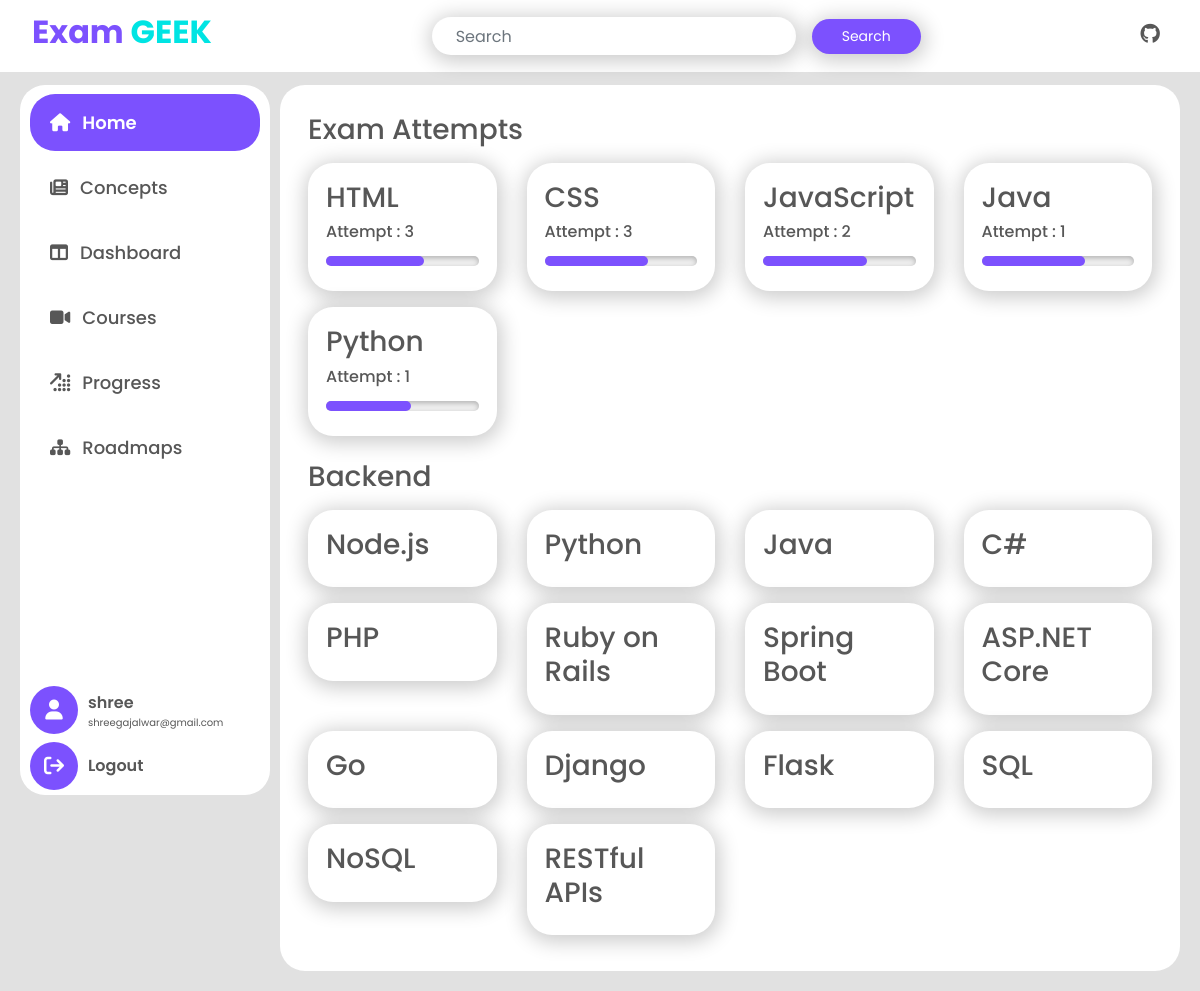
The app's page /progress/ (signed in) with its own data.
### examapp/models.py (models this page shows, shortened)
class UserExam(models.Model):
    user = models.ForeignKey(User, on_delete=models.CASCADE)
    exam = models.ForeignKey(Exam, on_delete=models.CASCADE)
    score = models.IntegerField(default=0,null=True,blank=True)
    attempts = models.IntegerField(default=1)

class Exam(models.Model):
    title = models.ForeignKey(Skills,on_delete=models.CASCADE)
    description = models.TextField(null=True)

class Skills(models.Model):
    skill = models.CharField(max_length=255)
    def __str__(self):
        return self.skill

class RoadMapList(models.Model):
    roadmap_name = models.CharField(max_length=255)
    skill = models.ManyToManyField(Skills)
    def __str__(self):
        return str(self.roadmap_name)

### examapp/views.py (the view)
# urls.py: path('progress/', views.progress, name='progress'),
@login_required
def progress(request):
    user = request.user
    roadmap = RoadMap.objects.get(user=user)
    skill = []
    if roadmap.roadmap != None:
        skillset = RoadMapList.objects.get(roadmap_name=roadmap.roadmap)
        skill = skillset.skill.all()
    user_exams = UserExam.objects.filter(user=user)
    if request.method == 'POST':
        form = ProfileForm(request.POST, instance=user.profile)
        if form.is_valid():
            form.save()
            return redirect('profile')
    else:
        form = ProfileForm(instance=user.profile)
    return render(request, 'examapp/progress.html', {
        'form': form,
        'user_exams': user_exams,
        "roadmap": roadmap.roadmap,
        "skillset": skill
    })

### examapp/forms.py
class ProfileForm(forms.ModelForm):
    class Meta:
        model = Profile
        fields = ['bio', 'location', 'birth_date']

### examapp/templates/examapp/progress.html (shortened to what this page needs)
{% extends 'base.html' %}
{% block content %}
    {% include 'sidebar.html'%}
    <div class="content">
        <div class="p-2">
            <h3 class="">Exam Attempts</h3>
            <div class="card-wrapper">
                <div class="row">
                    {% for user_exam in user_exams %}
                    <div class="col-md-3 my-2">
                        <div class="card p-2">
                            <div class="card-body">
                                <h3>{{ user_exam.exam.title.skill }}</h3>
                                <h6>Attempt : {{user_exam.attempts}}</h6>
                                <progress id="file" value="{{ user_exam.score }}" title="{{ user_exam.score }} % completed" max="100"> 32% </progress>
                            </div>
                        </div>
                    </div>
                    {% endfor %}
                </div>
            </div>
        </div>
        <div class="p-2">
            <h3>{{roadmap}}</h3>
            <div class="row">
            {% for user_exam in skillset %}
                <div class="col-md-3 my-2 col-sm-12">
                    <div class="card p-2">
                        <div class="card-body">
                            <div class="d-flex justify-content-between">
                                <h3>{{ user_exam }}</h3>
                            </div>
                        </div>
                    </div>
                </div>
            {% endfor %}
            </div>
        </div>
    </div>
{% endblock %}

### examapp/templates/sidebar.html (shortened to what this page needs)
<div class="sidebar">
   <div class="d-flex flex-column side-link">
       <a class="home " data-id="home" href="{% url 'home'%}"><i class="fa-solid fa-house"></i> <span>Home</span></a>
       <a class="news " data-id="news" href="{% url 'concepts' %}"><i class="fa-solid fa-newspaper"></i><span>Concepts</span></a>
       <a class="dashboard " data-id="dashboard" href="{% url 'dashboard' %}"><i class="fa-solid fa-table-columns"></i><span>Dashboard</span></a>
       <a class="courses" data-id="courses" href="{% url 'courses'%}"><i class="fa-solid fa-video"></i><span>Courses</span></a>
       <a class="profile" data-id="profile" href="{% url 'progress'%}"> <i class="fa-solid fa-arrow-up-right-dots"></i> <span>Progress</span></a>
       <a class="roadmaps" data-id="roadmaps" href="{% url 'roadmaps'%}"><i class="fa-solid fa-sitemap"></i><span>Roadmaps</span></a>
   </div>
   <div class="d-flex flex-column ">
        <div class="sidebar-profile mb-2">
            <div class="sidebar-profile-icon">
                <i class="fa-solid fa-user"></i>
            </div>
            <div class="sidebar-profile-content">
                <span class="sidebar-profile-name">{{ user.username }}</span>
                <span class="sidebar-profile-email">{{ user.email }}</span>
            </div>
        </div>
        <div class="sidebar-logout">
            <div class="sidebar-profile-icon">
                <a class="settings" data-id="settings" href="{% url 'logout'%}"><i class="fa-solid fa-arrow-right-from-bracket"></i></a>
            </div>
            <div class="sidebar-profile-content">
                <span class="sidebar-profile-name">Logout</span>
            </div>
        </div>
   </div>
</div>

### examapp/static/examapp/style.css (style rules this page uses)
body { font-family: 'Poppins', sans-serif; background-color: #e1e1e1; color: #575757; }
a { text-decoration: none; }
progress { -webkit-appearance: none; appearance: none; width: 250px; max-width: 100%; height: 10px; }
.sidebar { height: calc(100vh - 90px); width: 250px; position: fixed; background-color: #fff; padding: 5px 10px; color: #575757; border-radius: 25px; display: flex; flex-direction: column; justify-content: space-between; transition: all 0.5s; z-index: 5; }
.sidebar .side-link a { padding: 15px 20px; text-decoration: none; font-size: 18px; color: #575757; display: flex; align-items: center; gap: 12px; border-right: 5px solid transparent; transition: all 0.9s; border-radius: 25px; font-weight: 500; margin: 4px 0px; cursor: pointer; }
.sidebar .side-link a.active { background-color: #7c51fe; color: #fff; font-weight: 600; }
.content { margin-top: 15px; margin-left: 260px; padding: 20px; background-color: #fff; border-radius: 25px; }
.sidebar-logout, .sidebar-profile { display: flex; gap: 10px; }
.sidebar-profile-icon { display: flex; justify-content: center; align-items: center; height: 3rem; width: 3rem; background-color: #7c51fe; color: #fff; font-size: 20px; border-radius: 50%; }
.sidebar-profile-icon a { color: #ffffff; cursor: pointer; }
.sidebar-profile-content { display: flex; flex-direction: column; align-items: flex-start; justify-content: center; }
.sidebar-profile-name { font-size: 16px; font-weight: 600; }
.sidebar-profile-email { margin-top: 0px; margin-bottom: 0px; font-size: 10px; }
.card { box-shadow: 1px 3px 20px 4px rgba(0, 0, 0, 0.2); border: none; border-radius: 25px; }
.card-body { padding: 10px; }

### examapp/static/examapp/css/glass_notify.css (style rules this page uses)
body { min-height: 100vh; }

### records on screen
UserExam: exam.title.skill "HTML", attempts "3", score 64 (drawn)
UserExam: exam.title.skill "CSS", attempts "3", score 68 (drawn)
UserExam: exam.title.skill "JavaScript", attempts "2", score 68 (drawn)
UserExam: exam.title.skill "Java", attempts "1", score 68 (drawn)
UserExam: exam.title.skill "Python", attempts "1", score 56 (drawn)
RoadMapList: roadmap_name "Backend"
Skills: skill "Node.js"
Skills: skill "Python"
Skills: skill "Java"
Skills: skill "C#"
Skills: skill "PHP"
Skills: skill "Ruby on Rails"
Skills: skill "Spring Boot"
Skills: skill "ASP.NET Core"
Skills: skill "Go"
Skills: skill "Django"
Skills: skill "Flask"
Skills: skill "SQL"
Skills: skill "NoSQL"
Skills: skill "RESTful APIs"

### other values on screen
{{ user.username }} "shree"
{{ user.email }} "shreegajalwar@gmail.com"
